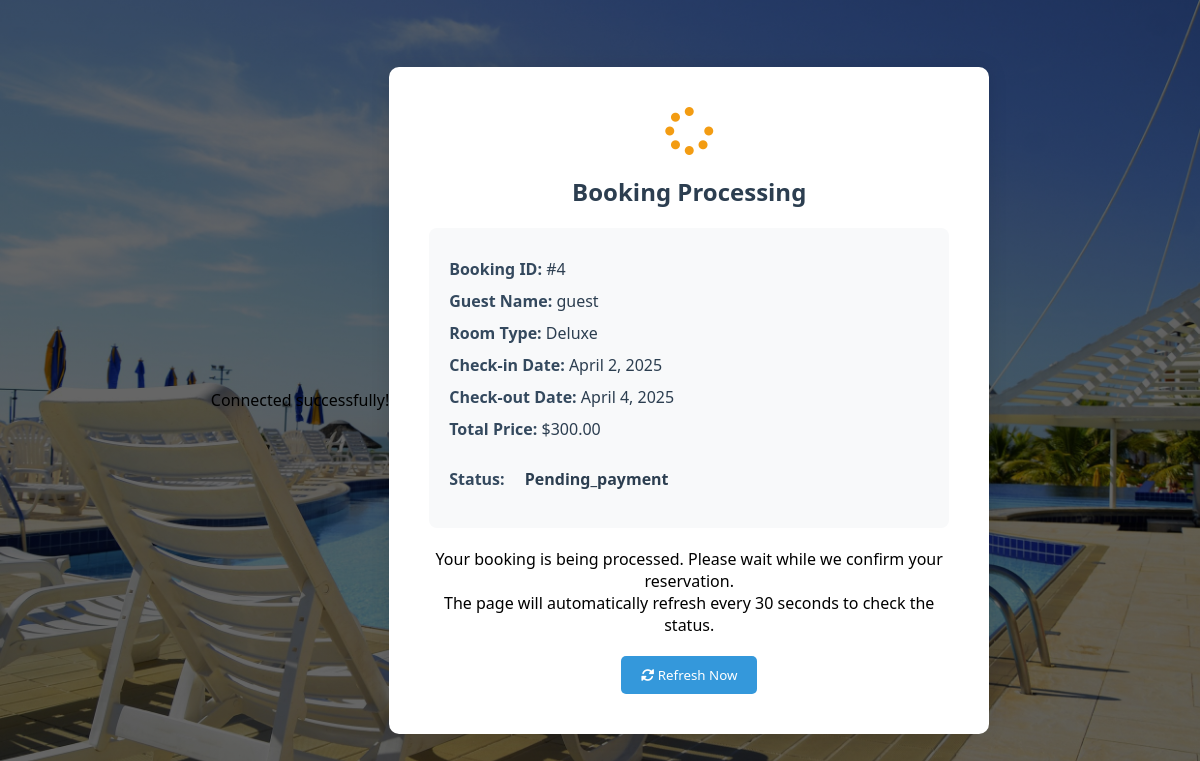
Page /booking_processing.php?booking_id=4 (signed in) on the committed database.
### tables this page shows
CREATE TABLE `booking` (
  `BookingID` int(11) NOT NULL,
  `GuestID` int(11) DEFAULT NULL,
  `RoomNumber` int(11) DEFAULT NULL,
  `CheckInDate` date NOT NULL,
  `CheckOutDate` date NOT NULL,
  `TotalPrice` decimal(10,2) DEFAULT NULL CHECK (`TotalPrice` >= 0),
  `Capacity` int(11) DEFAULT NULL,
  `Status` enum('pending_approval','pending_payment','approved','completed','cancelled') NOT NULL DEFAULT 'pending_approval'
);

CREATE TABLE `guest` (
  `GuestID` int(11) NOT NULL,
  `FullName` varchar(50) NOT NULL,
  `DateOfBirth` date NOT NULL,
  `Address` varchar(255) NOT NULL,
  `Phone` varchar(15) NOT NULL,
  `Email` varchar(255) NOT NULL
);

CREATE TABLE `roomtype` (
  `TypeID` int(11) NOT NULL,
  `Name` varchar(50) NOT NULL,
  `Description` varchar(255) DEFAULT NULL,
  `PricePerNight` decimal(10,2) NOT NULL CHECK (`PricePerNight` > 0),
  `Capacity` int(11) NOT NULL CHECK (`Capacity` > 0)
);

### booking_processing.php (the view, shortened to what this page needs)
<?php
include 'db_connection.php';
$bookingId = $_GET['booking_id'];
$guestId = $_SESSION['guest_id'];
$stmt = $conn->prepare("
    SELECT b.*, g.FullName, rt.Name as room_type, rt.PricePerNight
    FROM booking b
    JOIN guest g ON b.GuestID = g.GuestID
    JOIN rooms r ON b.RoomNumber = r.RoomNumber
    JOIN roomtype rt ON r.TypeID = rt.TypeID
    WHERE b.BookingID = ? AND b.GuestID = ?
");
$stmt->bind_param("ii", $bookingId, $guestId);
$stmt->execute();
$result = $stmt->get_result();
$booking = $result->fetch_assoc();
?>
<!DOCTYPE html>
<html lang="en">
<head>
    <link rel="stylesheet" href="https://cdnjs.cloudflare.com/ajax/libs/font-awesome/6.0.0/css/all.min.css">
</head>
<body>
    <div class="processing-container">
        <i class="fas fa-spinner processing-icon"></i>
        <h1>Booking Processing</h1>
        <div class="booking-details">
            <p><strong>Booking ID:</strong> #<?php echo $booking['BookingID']; ?></p>
            <p><strong>Guest Name:</strong> <?php echo htmlspecialchars($booking['FullName']); ?></p>
            <p><strong>Room Type:</strong> <?php echo htmlspecialchars($booking['room_type']); ?></p>
            <p><strong>Check-in Date:</strong> <?php echo date('F j, Y', strtotime($booking['CheckInDate'])); ?></p>
            <p><strong>Check-out Date:</strong> <?php echo date('F j, Y', strtotime($booking['CheckOutDate'])); ?></p>
            <p><strong>Total Price:</strong> $<?php echo number_format($booking['TotalPrice'], 2); ?></p>
            <p><strong>Status:</strong>
                <span class="status-badge status-<?php echo strtolower($booking['Status']); ?>">
                    <?php echo ucfirst($booking['Status']); ?>
                </span>
            </p>
        </div>
        <p>Your booking is being processed. Please wait while we confirm your reservation.</p>
        <p>The page will automatically refresh every 30 seconds to check the status.</p>
        <button class="refresh-button" onclick="window.location.reload()">
            <i class="fas fa-sync-alt"></i> Refresh Now
        </button>
    </div>
</body>
</html>

### booking_processing.php (style rules this page uses)
* { margin: 0; padding: 0; box-sizing: border-box; font-family: 'Segoe UI', Tahoma, Geneva, Verdana, sans-serif; }
body { background: linear-gradient(rgba(0, 0, 0, 0.6), rgba(0, 0, 0, 0.6)), url('images/register1.jpg'); background-size: cover; background-position: center; min-height: 100vh; display: flex; align-items: center; justify-content: center; padding: 20px; }
.processing-container { background: white; padding: 40px; border-radius: 10px; box-shadow: 0 0 20px rgba(0, 0, 0, 0.1); max-width: 600px; width: 100%; text-align: center; }
.processing-icon { font-size: 48px; color: #f39c12; margin-bottom: 20px; animation: spin 2s linear infinite; }
h1 { color: #2c3e50; margin-bottom: 20px; font-size: 24px; }
.booking-details { background: #f8f9fa; padding: 20px; border-radius: 8px; margin: 20px 0; text-align: left; }
.booking-details p { margin: 10px 0; color: #2c3e50; }
.booking-details strong { color: #34495e; }
.status-badge { display: inline-block; padding: 8px 16px; border-radius: 20px; font-weight: bold; margin-top: 10px; }
.refresh-button { background: #3498db; color: white; border: none; padding: 10px 20px; border-radius: 5px; cursor: pointer; margin-top: 20px; transition: background 0.3s; }

### rows in the picture
booking: BookingID "4", GuestID.FullName "guest", roomtype.Name "Deluxe", CheckInDate "April 2, 2025", CheckOutDate "April 4, 2025", TotalPrice "300.00", Status "Pending_payment"
